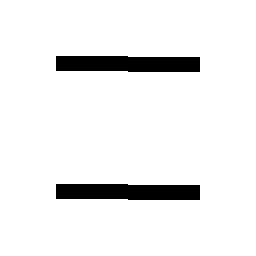

The image is a tile-based game level rendered from a .tmx file. Its description and complete source (layers, tilesets, objects, tile grids) follow:
An orthogonal 2x2 tile map with 128x128 px tiles, 1 tile layer (Tile Layer 1).

<map version="1.5" tiledversion="1.7.2" orientation="orthogonal" renderorder="right-down" width="2" height="2" tilewidth="128" tileheight="128" infinite="0" nextlayerid="2" nextobjectid="1">
 <tileset firstgid="1" name="g1" tilewidth="128" tileheight="128" tilecount="15" columns="0">
  <grid orientation="orthogonal" width="1" height="1" />
  <tile id="0">
   <image width="128" height="128" source="../tileset/0.bmp" />
  </tile>
  <tile id="1">
   <image width="128" height="128" source="../tileset/1.bmp" />
  </tile>
  <tile id="2">
   <image width="128" height="128" source="../tileset/2.bmp" />
  </tile>
  <tile id="3">
   <image width="128" height="128" source="../tileset/3.bmp" />
  </tile>
  <tile id="4">
   <image width="128" height="128" source="../tileset/4.bmp" />
  </tile>
  <tile id="5">
   <image width="128" height="128" source="../tileset/5.bmp" />
  </tile>
  <tile id="6">
   <image width="128" height="128" source="../tileset/6.bmp" />
  </tile>
  <tile id="7">
   <image width="128" height="128" source="../tileset/7.bmp" />
  </tile>
  <tile id="8">
   <image width="128" height="128" source="../tileset/8.bmp" />
  </tile>
  <tile id="9">
   <image width="128" height="128" source="../tileset/9.bmp" />
  </tile>
  <tile id="10">
   <image width="128" height="128" source="../tileset/10.bmp" />
  </tile>
  <tile id="11">
   <image width="128" height="128" source="../tileset/11.bmp" />
  </tile>
  <tile id="12">
   <image width="128" height="128" source="../tileset/12.bmp" />
  </tile>
  <tile id="13">
   <image width="128" height="128" source="../tileset/13.bmp" />
  </tile>
  <tile id="14">
   <image width="128" height="128" source="../tileset/14.bmp" />
  </tile>
 </tileset>
 <layer id="1" name="Tile Layer 1" width="2" height="2">
  <data encoding="csv">
2,4,
2,4
</data>
 </layer>
</map>
